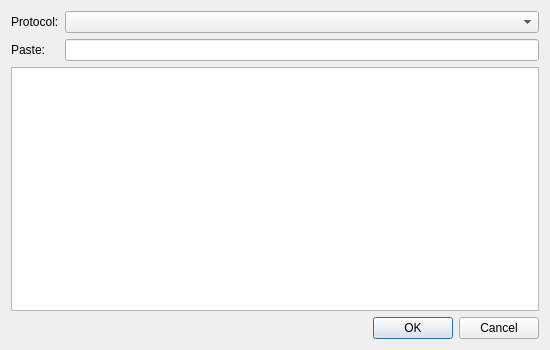
<?xml version="1.0" encoding="UTF-8"?>
<ui version="4.0">
 <class>CodePaster::Internal::PasteSelectDialog</class>
 <widget class="QDialog" name="CodePaster::Internal::PasteSelectDialog">
  <property name="geometry">
   <rect>
    <x>0</x>
    <y>0</y>
    <width>550</width>
    <height>350</height>
   </rect>
  </property>
  <property name="sizePolicy">
   <sizepolicy hsizetype="Expanding" vsizetype="Expanding">
    <horstretch>0</horstretch>
    <verstretch>0</verstretch>
   </sizepolicy>
  </property>
  <layout class="QVBoxLayout" name="verticalLayout">
   <item>
    <layout class="QFormLayout" name="formLayout">
     <item row="0" column="0">
      <widget class="QLabel" name="label_2">
       <property name="text">
        <string>Protocol:</string>
       </property>
      </widget>
     </item>
     <item row="0" column="1">
      <widget class="QComboBox" name="protocolBox"/>
     </item>
     <item row="1" column="0">
      <widget class="QLabel" name="label">
       <property name="sizePolicy">
        <sizepolicy hsizetype="Minimum" vsizetype="Minimum">
         <horstretch>0</horstretch>
         <verstretch>0</verstretch>
        </sizepolicy>
       </property>
       <property name="text">
        <string>Paste:</string>
       </property>
      </widget>
     </item>
     <item row="1" column="1">
      <widget class="QLineEdit" name="pasteEdit">
       <property name="sizePolicy">
        <sizepolicy hsizetype="Expanding" vsizetype="Preferred">
         <horstretch>0</horstretch>
         <verstretch>0</verstretch>
        </sizepolicy>
       </property>
      </widget>
     </item>
    </layout>
   </item>
   <item>
    <widget class="QListWidget" name="listWidget">
     <property name="alternatingRowColors">
      <bool>true</bool>
     </property>
    </widget>
   </item>
   <item>
    <widget class="QDialogButtonBox" name="buttons">
     <property name="orientation">
      <enum>Qt::Horizontal</enum>
     </property>
     <property name="standardButtons">
      <set>QDialogButtonBox::Cancel|QDialogButtonBox::Ok</set>
     </property>
    </widget>
   </item>
  </layout>
 </widget>
 <tabstops>
  <tabstop>protocolBox</tabstop>
  <tabstop>pasteEdit</tabstop>
  <tabstop>listWidget</tabstop>
 </tabstops>
 <resources/>
 <connections>
  <connection>
   <sender>buttons</sender>
   <signal>accepted()</signal>
   <receiver>CodePaster::Internal::PasteSelectDialog</receiver>
   <slot>accept()</slot>
   <hints>
    <hint type="sourcelabel">
     <x>266</x>
     <y>205</y>
    </hint>
    <hint type="destinationlabel">
     <x>157</x>
     <y>274</y>
    </hint>
   </hints>
  </connection>
  <connection>
   <sender>buttons</sender>
   <signal>rejected()</signal>
   <receiver>CodePaster::Internal::PasteSelectDialog</receiver>
   <slot>reject()</slot>
   <hints>
    <hint type="sourcelabel">
     <x>334</x>
     <y>205</y>
    </hint>
    <hint type="destinationlabel">
     <x>286</x>
     <y>274</y>
    </hint>
   </hints>
  </connection>
  <connection>
   <sender>listWidget</sender>
   <signal>currentTextChanged(QString)</signal>
   <receiver>pasteEdit</receiver>
   <slot>setText(QString)</slot>
   <hints>
    <hint type="sourcelabel">
     <x>247</x>
     <y>123</y>
    </hint>
    <hint type="destinationlabel">
     <x>308</x>
     <y>20</y>
    </hint>
   </hints>
  </connection>
  <connection>
   <sender>listWidget</sender>
   <signal>doubleClicked(QModelIndex)</signal>
   <receiver>CodePaster::Internal::PasteSelectDialog</receiver>
   <slot>accept()</slot>
   <hints>
    <hint type="sourcelabel">
     <x>90</x>
     <y>86</y>
    </hint>
    <hint type="destinationlabel">
     <x>3</x>
     <y>81</y>
    </hint>
   </hints>
  </connection>
 </connections>
</ui>
